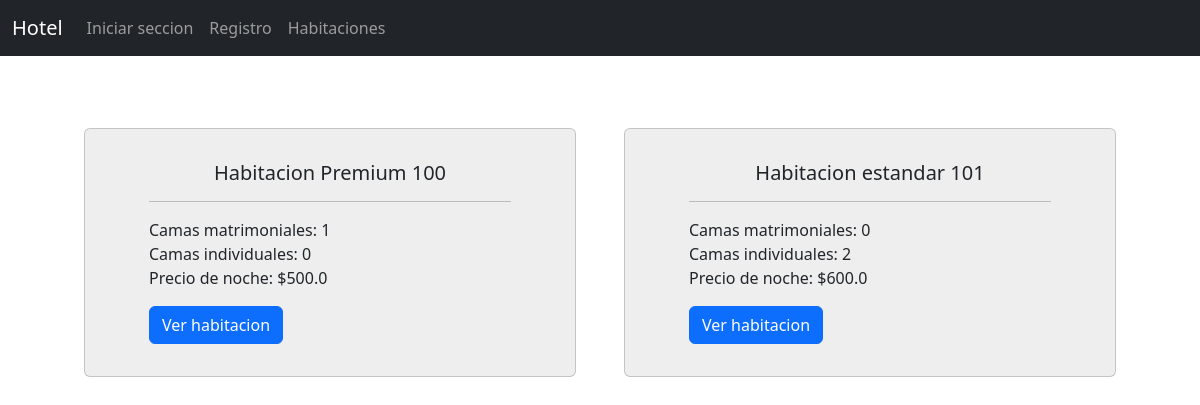
The page /habitaciones on the database its author committed.
### reservaciones/models.py (models this page shows, shortened)
class Habitacion(models.Model):
    codigo = models.IntegerField(unique=True)
    descripcion = models.CharField(max_length=100)
    precio_noche = models.FloatField()
    camas_matrimoniales = models.IntegerField()
    camas_individuales = models.IntegerField()

### reservaciones/views.py (the view, shortened to what this page needs)
# urls.py: path('habitaciones', views.habitaciones, name='habitaciones'),
def habitaciones(request):
    habitaciones = Habitacion.objects.all()
    return render(request, 'listar-habitaciones.html', {'habitaciones':habitaciones})

### reservaciones/templates/listar-habitaciones.html (shortened to what this page needs)
{% extends 'Esquema.html' %}
{% block content %}
    <div class="container-fluid py-5">
        {% if habitaciones %}
            <div class="row mx-5">
                {% for habitacion in habitaciones %}
                    <div class="col-6 p-4">
                        <div class="card px-5 py-3"  style="background-color: #EEEEEE;">
                            <div class="card-body">
                                <h5 class="text-center">{{habitacion.descripcion}} {{habitacion.codigo}}</h5>
                                <hr>
                                <p>
                                    <span class="font-weight-bold">Camas matrimoniales: </span> {{habitacion.camas_matrimoniales}} <br>
                                    <span class="font-weight-bold">Camas individuales: </span> {{habitacion.camas_individuales}} <br>
                                    <span class="font-weight-bold">Precio de noche:</span>  ${{habitacion.precio_noche}} <br>
                                </p>
                                <a href="{% url 'habitacion' habitacion.codigo %}" class="btn btn-primary">Ver habitacion</a>
                            </div>
                        </div>
                    </div>
                {% endfor %}
            </div>
        {% else %}
            <p>No hay habitaciones</p>
        {% endif %}
    </div>
{% endblock %}

### rows shown on the page
Habitacion: descripcion "Habitacion Premium", codigo "100", camas_matrimoniales "1", camas_individuales "0", precio_noche "500.0"
Habitacion: descripcion "Habitacion estandar", codigo "101", camas_matrimoniales "0", camas_individuales "2", precio_noche "600.0"
